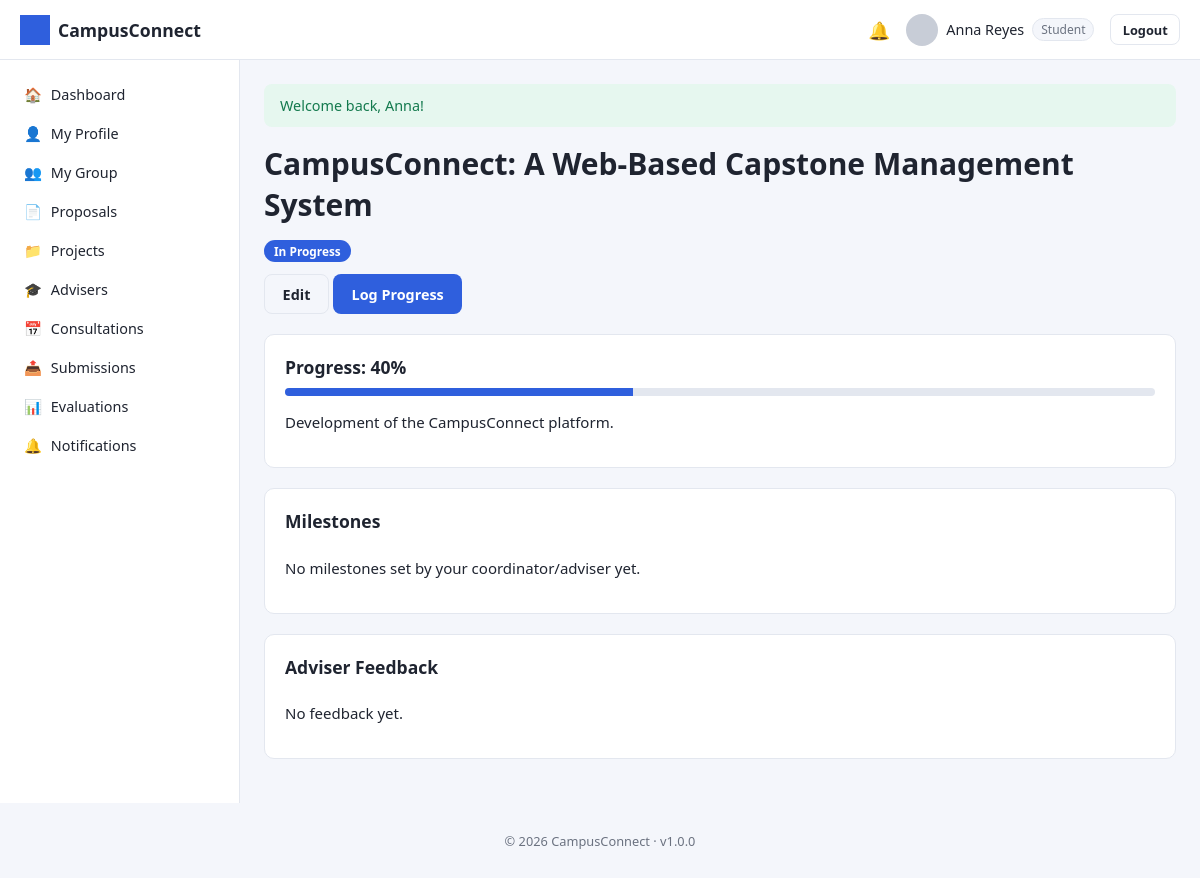
The page /student/projects/view.php?id=1 (signed in) on the database its author committed.
### tables this page shows
CREATE TABLE users (
    user_id INT AUTO_INCREMENT PRIMARY KEY,
    role_id INT NOT NULL,
    id_number VARCHAR(50) UNIQUE,
    first_name VARCHAR(100) NOT NULL,
    last_name VARCHAR(100) NOT NULL,
    email VARCHAR(150) NOT NULL UNIQUE,
    password_hash VARCHAR(255) NOT NULL,
    program VARCHAR(150) DEFAULT NULL,
    department VARCHAR(150) DEFAULT NULL,
    profile_photo VARCHAR(255) DEFAULT 'default-profile.png',
    contact_number VARCHAR(30) DEFAULT NULL,
    status ENUM('active','inactive','suspended') DEFAULT 'active',
    remember_token VARCHAR(255) DEFAULT NULL,
    reset_token VARCHAR(255) DEFAULT NULL,
    reset_token_expires DATETIME DEFAULT NULL,
    created_at TIMESTAMP DEFAULT CURRENT_TIMESTAMP,
    updated_at TIMESTAMP DEFAULT CURRENT_TIMESTAMP ON UPDATE CURRENT_TIMESTAMP,
    FOREIGN KEY (role_id) REFERENCES roles(role_id)
);

CREATE TABLE projects (
    project_id INT AUTO_INCREMENT PRIMARY KEY,
    group_id INT NOT NULL,
    proposal_id INT DEFAULT NULL,
    title VARCHAR(255) NOT NULL,
    description TEXT,
    category VARCHAR(100) DEFAULT NULL,
    status ENUM('proposed','in_progress','for_evaluation','completed','dropped') DEFAULT 'proposed',
    progress_percent TINYINT DEFAULT 0,
    start_date DATE DEFAULT NULL,
    end_date DATE DEFAULT NULL,
    created_at TIMESTAMP DEFAULT CURRENT_TIMESTAMP,
    updated_at TIMESTAMP DEFAULT CURRENT_TIMESTAMP ON UPDATE CURRENT_TIMESTAMP,
    FOREIGN KEY (group_id) REFERENCES `groups`(group_id) ON DELETE CASCADE,
    FOREIGN KEY (proposal_id) REFERENCES proposals(proposal_id)
);

### config/database.php (called while the page is built, shortened)
<?php
function getDB(): PDO
{
    static $pdo = null;
    if ($pdo === null) {
        $dsn = 'mysql:host=' . DB_HOST . ';dbname=' . DB_NAME . ';charset=' . DB_CHARSET;
        $options = [
            PDO::ATTR_ERRMODE            => PDO::ERRMODE_EXCEPTION,
            PDO::ATTR_DEFAULT_FETCH_MODE => PDO::FETCH_ASSOC,
            PDO::ATTR_EMULATE_PREPARES   => false,
        ];
        try {
            $pdo = new PDO($dsn, DB_USER, DB_PASS, $options);
        } catch (PDOException $e) {
            error_log('Database connection failed: ' . $e->getMessage());
            die('Database connection failed. Please try again later or contact the administrator.');
        }
    }
    return $pdo;
}

### student/projects/view.php (the view, shortened to what this page needs)
<?php
require_once __DIR__ . '/../../config/database.php';
require_once __DIR__ . '/../../includes/functions.php';
$db = getDB();
$groupId = currentStudentGroupId();
$id = (int) ($_GET['id'] ?? 0);
$stmt = $db->prepare('SELECT * FROM projects WHERE project_id = ? AND group_id = ?');
$stmt->execute([$id, $groupId]);
$project = $stmt->fetch();
$stmt = $db->prepare('SELECT * FROM project_milestones WHERE project_id = ? ORDER BY due_date ASC');
$stmt->execute([$id]);
$milestones = $stmt->fetchAll();
$stmt = $db->prepare('SELECT f.*, u.first_name, u.last_name FROM feedback f
    JOIN users u ON u.user_id = f.adviser_id WHERE f.project_id = ? ORDER BY f.created_at DESC');
$stmt->execute([$id]);
$feedback = $stmt->fetchAll();
include __DIR__ . '/../../includes/header.php';
?>
<div class="page-header">
    <div><h1><?= e($project['title']) ?></h1><p><?= statusBadge($project['status']) ?></p></div>
    <div>
        <a href="<?= BASE_URL ?>/student/projects/edit.php?id=<?= $id ?>" class="btn btn-outline">Edit</a>
        <a href="<?= BASE_URL ?>/student/projects/progress.php?id=<?= $id ?>" class="btn btn-primary">Log Progress</a>
    </div>
</div>
<div class="card">
    <h3>Progress: <?= (int)$project['progress_percent'] ?>%</h3>
    <div class="progress-bar"><div class="progress-bar-fill" data-value="<?= (int)$project['progress_percent'] ?>%" style="width:<?= (int)$project['progress_percent'] ?>%"></div></div>
    <p style="margin-top:1rem"><?= nl2br(e($project['description'])) ?></p>
</div>
<div class="card">
    <div class="card-header"><h3>Milestones</h3></div>
    <?php if ($milestones): ?>
    <table>
        <thead><tr><th>Title</th><th>Due Date</th><th>Status</th></tr></thead>
        <tbody>
        <?php foreach ($milestones as $m): ?>
            <tr><td><?= e($m['title']) ?></td><td><?= e(formatDate($m['due_date'], 'M d, Y')) ?></td><td><?= statusBadge($m['status']) ?></td></tr>
        <?php endforeach; ?>
        </tbody>
    </table>
    <?php else: ?>
    <p class="stat-label">No milestones set by your coordinator/adviser yet.</p>
    <?php endif; ?>
</div>
<div class="card">
    <div class="card-header"><h3>Adviser Feedback</h3></div>
    <?php if ($feedback): ?>
    <ul class="timeline">
        <?php foreach ($feedback as $f): ?>
        <li>
            <span><strong><?= e($f['first_name'] . ' ' . $f['last_name']) ?></strong><br><?= nl2br(e($f['feedback_text'])) ?></span>
            <span class="time"><?= e(formatDate($f['created_at'])) ?></span>
        </li>
        <?php endforeach; ?>
    </ul>
    <?php else: ?>
    <p class="stat-label">No feedback yet.</p>
    <?php endif; ?>
</div>
<?php include __DIR__ . '/../../includes/footer.php'; ?>

### includes/navbar.php (shortened to what this page needs)
<?php
$navUser = currentUser();
$unread  = $navUser ? unreadNotificationCount((int) $navUser['user_id']) : 0;
$roleName = currentRoleName();
?>
<header class="navbar">
    <div class="navbar-brand">
        <img src="<?= BASE_URL ?>/assets/images/logo.png" alt="<?= e(APP_NAME) ?>" class="navbar-logo">
        <span><?= e(APP_NAME) ?></span>
    </div>
    <div class="navbar-right">
        <a class="navbar-icon" href="<?= BASE_URL ?>/<?= e($roleName) ?>/notifications<?= $roleName === 'student' ? '/index.php' : '.php' ?>" title="Notifications">
            🔔<?php if ($unread > 0): ?><span class="badge-dot"><?= $unread ?></span><?php endif; ?>
        </a>
        <div class="navbar-user">
            <img src="<?= BASE_URL ?>/assets/images/<?= e($navUser['profile_photo'] ?? 'default-profile.png') ?>" class="navbar-avatar" alt="Profile">
            <span><?= e(($navUser['first_name'] ?? '') . ' ' . ($navUser['last_name'] ?? '')) ?></span>
            <span class="role-tag"><?= e(ucfirst($roleName ?? '')) ?></span>
        </div>
        <a class="btn btn-sm btn-outline" href="<?= BASE_URL ?>/logout.php">Logout</a>
    </div>
</header>

### includes/functions.php (shortened to what this page needs)
<?php
function e(?string $value): string
{
    return htmlspecialchars($value ?? '', ENT_QUOTES, 'UTF-8');
}
function isLoggedIn(): bool
{
    return !empty($_SESSION['user_id']);
}
function currentRoleId(): ?int
{
    return $_SESSION['role_id'] ?? null;
}
function currentRoleName(): ?string
{
    $roleId = currentRoleId();
    return $roleId ? (ROLE_NAMES[$roleId] ?? null) : null;
}
function currentUser(): ?array
{
    static $user = null;
    if ($user !== null) {
        return $user;
    }
    $stmt = getDB()->prepare('SELECT * FROM users WHERE user_id = ? LIMIT 1');
    $stmt->execute([$_SESSION['user_id']]);
    $user = $stmt->fetch() ?: null;
    return $user;
}
function statusBadge(string $status): string
{
    $map = [
        'pending'      => 'secondary',
        'approved'     => 'success',
        'rejected'     => 'danger',
        'draft'        => 'secondary',
        'submitted'    => 'info',
        'under_review' => 'warning',
        'revision'     => 'warning',
        'in_progress'  => 'primary',
        'completed'    => 'success',
        'active'       => 'success',
        'inactive'     => 'secondary',
        'cancelled'    => 'danger',
        'overdue'      => 'danger',
    ];
    $class = $map[$status] ?? 'secondary';
    $label = ucwords(str_replace('_', ' ', $status));
    return '<span class="badge badge-' . $class . '">' . e($label) . '</span>';
}
function currentStudentGroupId(): ?int
{
    $user = currentUser();
    $stmt = getDB()->prepare('SELECT group_id FROM group_members WHERE user_id = ? LIMIT 1');
    $stmt->execute([$user['user_id']]);
    $row = $stmt->fetch();
    return $row ? (int) $row['group_id'] : null;
}

### assets/css/style.css (style rules this page uses)
:root { --primary: #2f5fdd; --primary-dark: #23439e; --success: #1fa971; --danger: #e0413a; --warning: #e0a13a; --info: #3aa9e0; --secondary: #6b7280; --bg: #f4f6fb; --card-bg: #ffffff; --border: #e3e7ef; --text: #1f2430; --text-muted: #6b7280; --sidebar-width: 240px; --navbar-height: 60px; --radius: 10px; }
* { box-sizing: border-box; }
body { margin: 0; font-family: 'Segoe UI', Roboto, Helvetica, Arial, sans-serif; background: var(--bg); color: var(--text); font-size: 15px; }
a { color: var(--primary); text-decoration: none; }
h1, h2, h3, h4 { margin: 0 0 .5em; font-weight: 600; }
.app-shell { padding-top: var(--navbar-height); }
.navbar { position: fixed; top: 0; left: 0; right: 0; height: var(--navbar-height); background: var(--card-bg); border-bottom: 1px solid var(--border); display: flex; align-items: center; justify-content: space-between; padding: 0 1.25rem; z-index: 100; }
.navbar-brand { display: flex; align-items: center; gap: .5rem; font-weight: 700; font-size: 1.1rem; }
.navbar-logo { height: 30px; width: 30px; object-fit: contain; }
.navbar-right { display: flex; align-items: center; gap: 1rem; }
.navbar-icon { position: relative; font-size: 1.1rem; }
.navbar-user { display: flex; align-items: center; gap: .5rem; font-size: .9rem; }
.navbar-avatar { width: 32px; height: 32px; border-radius: 50%; object-fit: cover; }
.role-tag { background: var(--bg); border: 1px solid var(--border); border-radius: 20px; padding: 2px 8px; font-size: .75rem; color: var(--text-muted); }
.btn { display: inline-block; padding: .6rem 1.1rem; border-radius: 8px; border: 1px solid transparent; font-size: .9rem; font-weight: 600; cursor: pointer; text-align: center; }
.btn-sm { padding: .35rem .7rem; font-size: .8rem; }
.btn-primary { background: var(--primary); color: #fff; }
.btn-outline { background: transparent; border-color: var(--border); color: var(--text); }
.card { background: var(--card-bg); border: 1px solid var(--border); border-radius: var(--radius); padding: 1.25rem; margin-bottom: 1.25rem; }
.card-header { display: flex; align-items: center; justify-content: space-between; margin-bottom: 1rem; }
.badge { display: inline-block; padding: 3px 10px; border-radius: 20px; font-size: .74rem; font-weight: 600; color: #fff; }
.badge-primary { background: var(--primary); }
.page-header { display: flex; align-items: center; justify-content: space-between; margin-bottom: 1.25rem; flex-wrap: wrap; gap: .75rem; }
.page-header p { color: var(--text-muted); margin: .2rem 0 0; }

### assets/css/dashboard.css (style rules this page uses)
.progress-bar { width: 100%; height: 8px; background: var(--border); border-radius: 6px; overflow: hidden; }
.progress-bar-fill { height: 100%; background: var(--primary); }

### rows shown on the page
users: profile_photo (placeholder picture), first_name+last_name "Anna Reyes"
projects: title "CampusConnect: A Web-Based Capstone Management System", status "In Progress", progress_percent "40", description "Development of the CampusConnect platform."

### other values the page prints
APP_NAME "CampusConnect"
$roleName "Student"
$icon "🏠"
$label "Dashboard"
$icon "👤"
$label "My Profile"
$icon "👥"
$label "My Group"
$icon "📄"
$label "Proposals"
$icon "📁"
$label "Projects"
$icon "🎓"
$label "Advisers"
$icon "📅"
